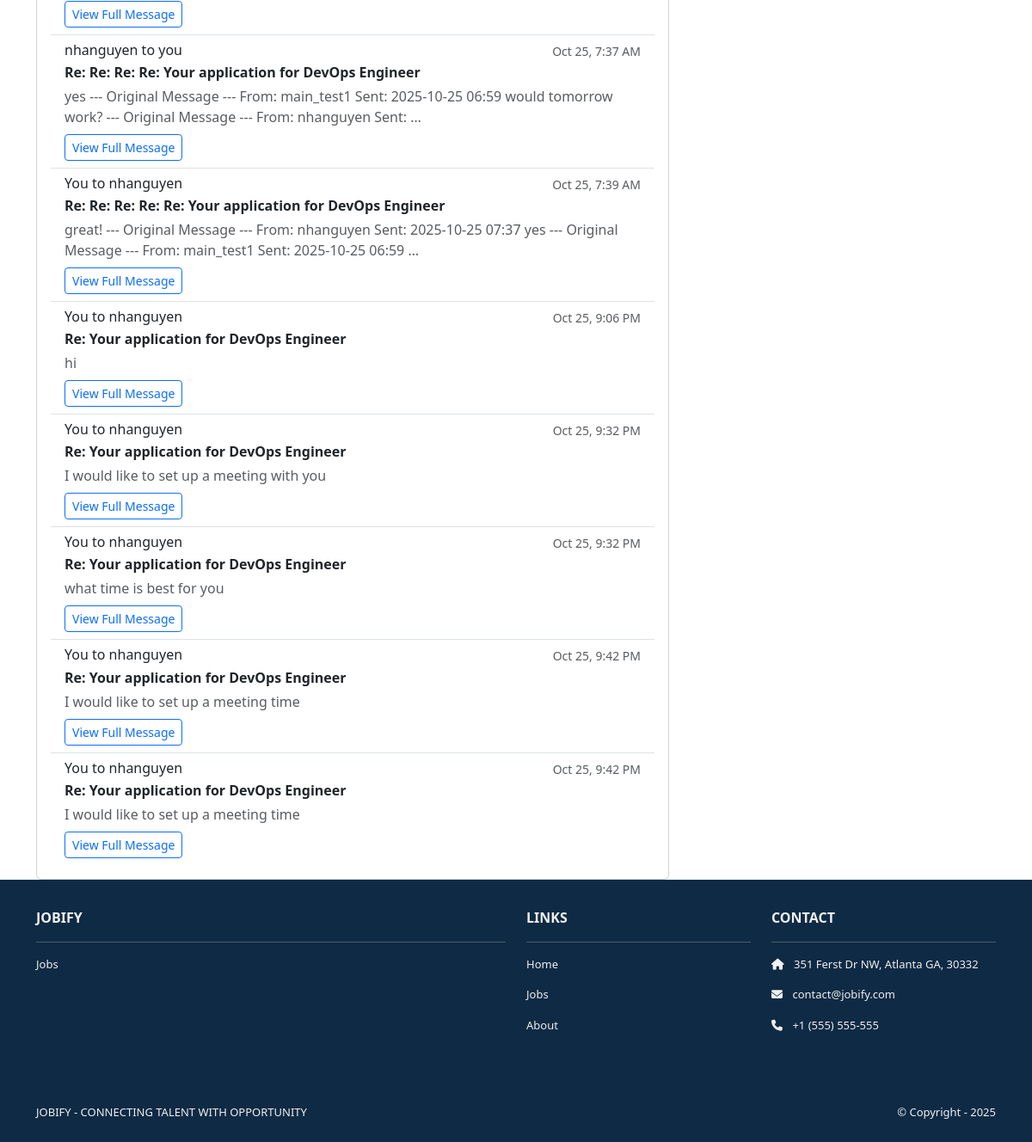
Before: /jobs/recruiter/application/7/ (signed in, lower part) with the older database file.
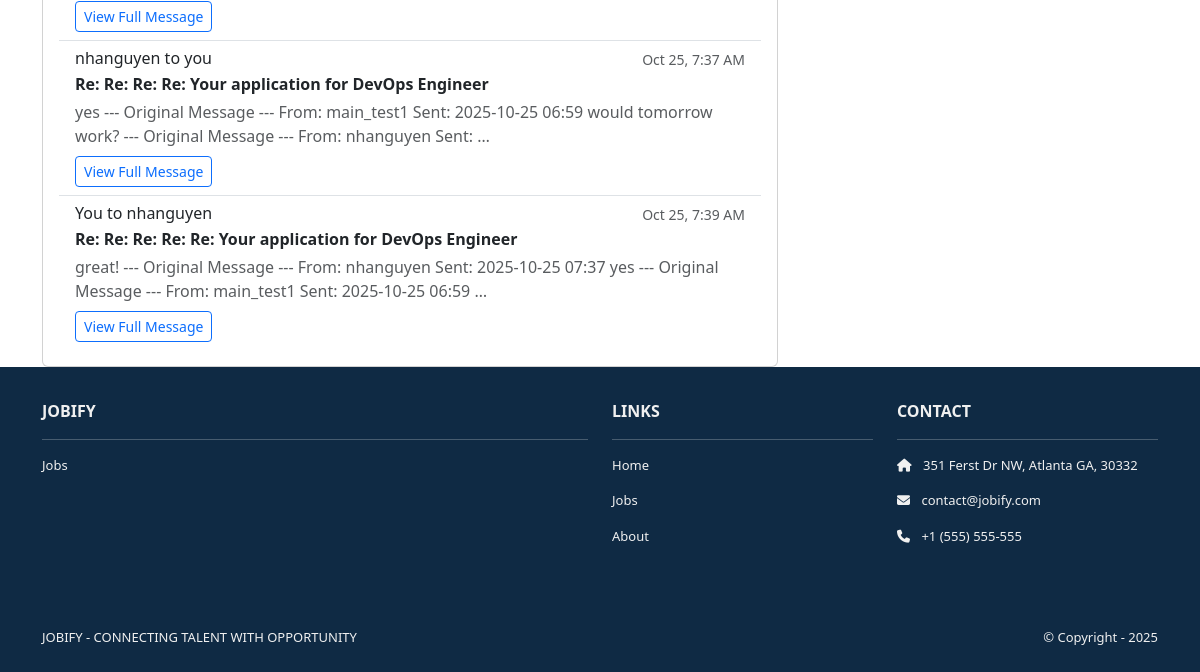
After: the same page with the newer database file.
### jobs/models.py (models this page shows, shortened)
class Message(models.Model):
    MESSAGE_TYPES = [
        ('application', 'Application Related'),
        ('interview', 'Interview Invitation'),
        ('offer', 'Job Offer'),
        ('general', 'General Inquiry'),
        ('rejection', 'Rejection'),
    ]
    sender = models.ForeignKey(User, on_delete=models.CASCADE, related_name='sent_messages')
    recipient = models.ForeignKey(User, on_delete=models.CASCADE, related_name='received_messages')
    application = models.ForeignKey(
        Application,
        on_delete=models.CASCADE,
        related_name='messages',
        null=True,
        blank=True
    )
    subject = models.CharField(max_length=200)
    content = models.TextField()
    message_type = models.CharField(max_length=20, choices=MESSAGE_TYPES, default='application')
    is_read = models.BooleanField(default=False)
    sent_at = models.DateTimeField(auto_now_add=True)
    email_sent = models.BooleanField(default=False)
    email_sent_at = models.DateTimeField(null=True, blank=True)
    email_failed = models.BooleanField(default=False)
    email_failure_reason = models.TextField(blank=True)
    class Meta:
        ordering = ['-sent_at']

### jobs/views.py (the view)
# urls.py: path('recruiter/application/<int:application_id>/', views.view_application, name='view_application'),
@login_required
def view_application(request, application_id):
    application = get_object_or_404(Application, id=application_id)
    if application.job.employer != request.user and not request.user.is_superuser:
        messages.error(request, 'You do not have permission to view this application.')
        return redirect('recruiter_dashboard')
    application_messages = Message.objects.filter(application=application).order_by('sent_at')  # CHANGED variable name
    context = {
        'application': application,
        'application_messages': application_messages,  # CHANGED from 'messages'
    }
    return render(request, 'jobs/view_application.html', context)

### jobs/templates/jobs/view_application.html (shortened to what this page needs)
{% extends 'base.html' %}
{% load static %}
{% block content %}
<div class="container mt-4">
    <div class="row">
        <div class="col-lg-8">
            <div class="card">
                <div class="card-body">
                    {% if application_messages %}
                        <div class="list-group list-group-flush">
                            {% for msg in application_messages %}
                            <div class="list-group-item">
                                <div class="d-flex w-100 justify-content-between">
                                    <h6 class="mb-1">
                                        {% if msg.sender == request.user %}
                                        You to {{ msg.recipient.get_full_name|default:msg.recipient.username }}
                                        {% else %}
                                        {{ msg.sender.get_full_name|default:msg.sender.username }} to you
                                        {% endif %}
                                    </h6>
                                    <small class="text-muted">{{ msg.sent_at|date:"M j, g:i A" }}</small>
                                </div>
                                <p class="mb-1"><strong>{{ msg.subject }}</strong></p>
                                <p class="mb-1 text-muted">{{ msg.content|truncatewords:20 }}</p>
                                <a href="{% url 'message_detail' msg.id %}" class="btn btn-outline-primary btn-sm mt-1">
                                    View Full Message
                                </a>
                            </div>
                            {% endfor %}
                        </div>
                    {% else %}
                        <p class="text-muted text-center mb-0">No messages yet for this application.</p>
                    {% endif %}
                </div>
            </div>
        </div>
        <div class="col-lg-4">
        </div>
    </div>
</div>
{% endblock %}

Changed rows visible on the page:
removed Message: recipient.get_full_name "nhanguyen", sent_at "Oct 25, 9:06 PM", subject "Re: Your application for DevOps Engineer", content "hi"
removed Message: recipient.get_full_name "nhanguyen", sent_at "Oct 25, 9:32 PM", subject "Re: Your application for DevOps Engineer", content "I would like to set up a meeting with you"
removed Message: recipient.get_full_name "nhanguyen", sent_at "Oct 25, 9:32 PM", subject "Re: Your application for DevOps Engineer", content "what time is best for you"
removed Message: recipient.get_full_name "nhanguyen", sent_at "Oct 25, 9:42 PM", subject "Re: Your application for DevOps Engineer", content "I would like to set up a meeting time"
removed Message: recipient.get_full_name "nhanguyen", sent_at "Oct 25, 9:42 PM", subject "Re: Your application for DevOps Engineer", content "I would like to set up a meeting time"
